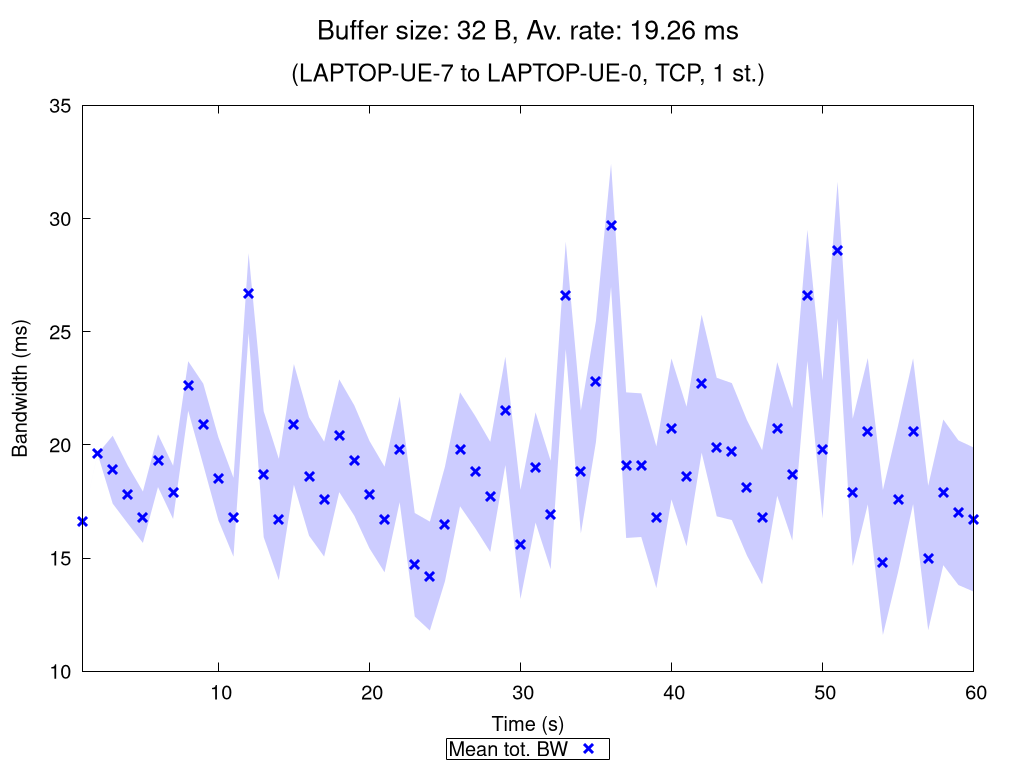

Recreate this plot in gnuplot.
set terminal pngcairo nocrop enhanced size 1024,768 font "Verdana,15"
set output "TCP_1_st_2020_11_05_16-15-24_two2one_00032B.png"

set title "{/=20 Buffer size: 32 B, Av. rate: 19.26 ms}\n\n{/=18 (LAPTOP-UE-7 to LAPTOP-UE-0, TCP, 1 st.)}"

set xlabel "Time (s)"
set ylabel "Bandwidth (ms)"
set ytics nomirror
set key bmargin center horizontal box samplen 1 width -1
set bmargin 4.6
set rmargin 4.5

rf = 1.0  # rate factor
set style fill transparent solid 0.2 noborder
set autoscale xfix
plot "TCP_1_st_2020_11_05_16-15-24_two2one_00032B_iperf_processed.dat" using 1:($2/rf-$3/rf):($2/rf+$3/rf) with filledcurves lc rgb "blue" notitle, \
     "" using 1:($2/rf) with points pt 2 ps 1.5 lw 3 lc rgb "blue" title "Mean tot. BW", \
